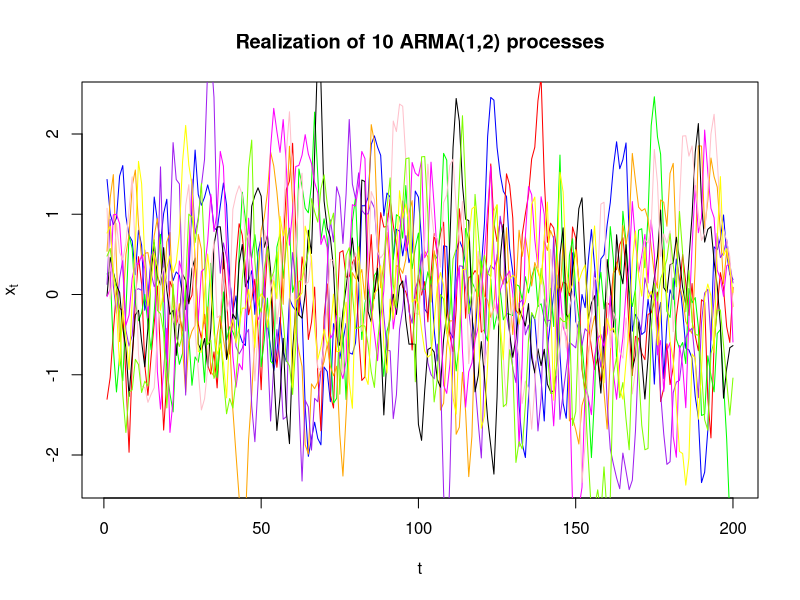
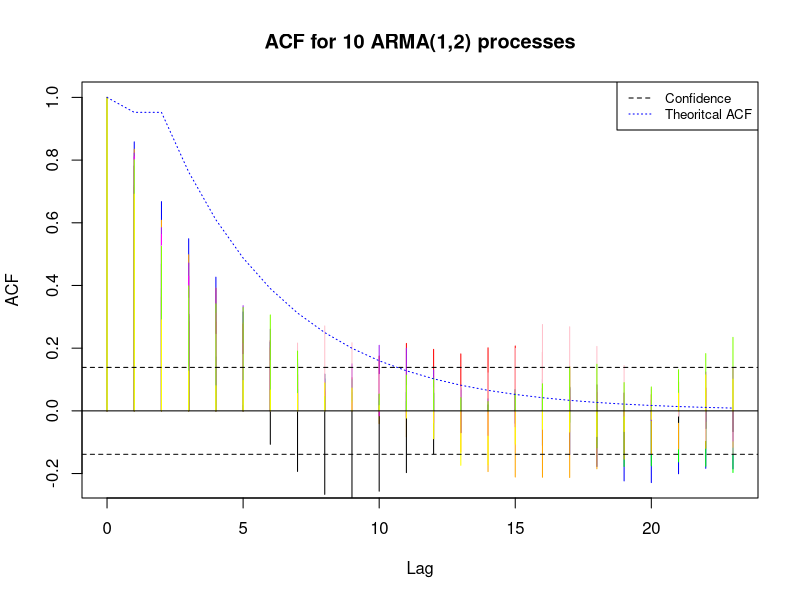
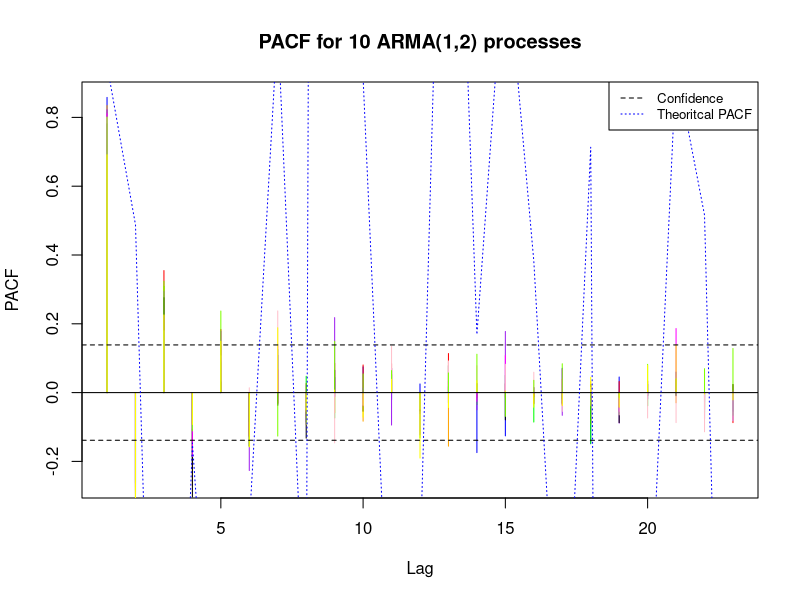

Source code (R) for these figures, in order:
#simulering 
p <- 2 # AR order
q <- 3 # MA order

theta <- c(0.8) #changed from minus because of the way arima.sim works
phi <- c(0.8,-0.5)

cat("AR parameters:",round(theta,3))
cat("MA parameters:",round(phi,3))
n <- 200
colours = list("blue","red","green","orange","purple","black","magenta","pink","chartreuse","yellow")
set.seed(1222)
y = matrix(0,10,200)
###########################################################
# plotting realizations
for (i in 1:10) {
    # set.seed(i)
    ts <- arima.sim(list(ar=theta,ma=phi), n, sd=0.4)
    y[i,] <- ts[1:200]
    t = c(1:200)
    if (i == 1) {
    plot(t,y[i,],type="l",col=toString(colours[i]),xlab="t",ylab=expression(x[t]),main ="Realization of 10 ARMA(1,2) processes")
    }
    else {
    lines(t,y[i,],type="l",col=toString(colours[i]))  
    }
}

##########################################################
#Plotting ACF

for (i in 1:10) {
    ACF <- acf(y[i,],main="ACF",plot = FALSE) 
    if (i == 1) {
    plot(ACF$lag,ACF$acf,type="h",col=toString(colours[i]),xlab="Lag",ylab="ACF",main="ACF for 10 ARMA(1,2) processes")
    }
    else {
    lines(ACF$lag,ACF$acf,type="h",col=toString(colours[i]))  
    }

}

#confidence intervals (assuming white noise):
ci = 0.95
abline(h=qnorm((1 + ci)/2)/sqrt(n),lty=2)
abline(h=-qnorm((1 + ci)/2)/sqrt(n),lty=2)
abline(h = 0)

#theoritical ACF
fun_acf <- function(k) {
    if (k == 0) {
        return(1) 
    }
    if (k == 1 | k == 2) {
        return(20/21)
    }
    else {
        return(0.8*fun_acf(k-1))
    }
}

lines(c(0:23),lapply(c(0:23),fun_acf),col="blue",lty=3)
legend("topright",legend=c("Confidence","Theoritcal ACF"),
       col=c("black","blue"),lty = 2:3, cex=0.8)

##############################################################
# PACF
for (i in 1:10) {
    PACF <- pacf(y[i,],main="ACF",plot = FALSE) 
    if (i == 1) {
    plot(PACF$lag,PACF$acf,type="h",col=toString(colours[i]),xlab="Lag",ylab="PACF",main="PACF for 10 ARMA(1,2) processes")
    }
    else {
    lines(PACF$lag,PACF$acf,type="h",col=toString(colours[i]))  
    }

}
abline(h=qnorm((1 + ci)/2)/sqrt(n),lty=2)
abline(h=-qnorm((1 + ci)/2)/sqrt(n),lty=2)
abline(h = 0)

#Theoritical PACF
fun_pacf <- function(k) {
    rhos <- sapply(c(0:(k-1)),fun_acf)
    rhos <- rhos * 0.84
    Rho_k <- sapply(c(1:k),fun_acf)
    Rho_k <- Rho_k * 0.84
    P_k <- as.matrix(toeplitz(rhos))
    Phi_k <- solve(P_k,Rho_k)
    return(tail(Phi_k,n=1))
}

fun_pacf(4)

lines(c(1:23),lapply(c(1:23),fun_pacf),col="blue",lty=3)
legend("topright",legend=c("Confidence","Theoritcal PACF"),
       col=c("black","blue"),lty = 2:3, cex=0.8)

lapply(c(1:23),fun_pacf)
##################################
#Variance of each realization
vars = rep(0,10)
for (i in 1:10) {
    vars[i] <- var(y[i,])
}
